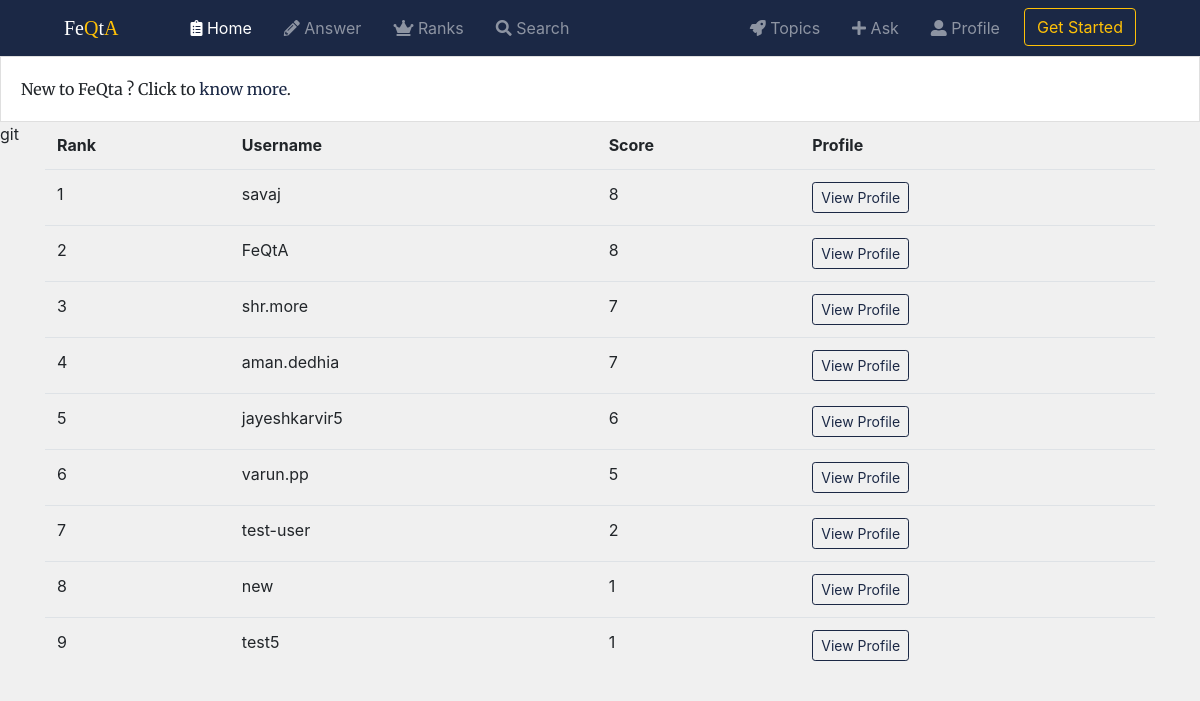
/FeQta/ranks/, run on an earlier commit of the app's database.
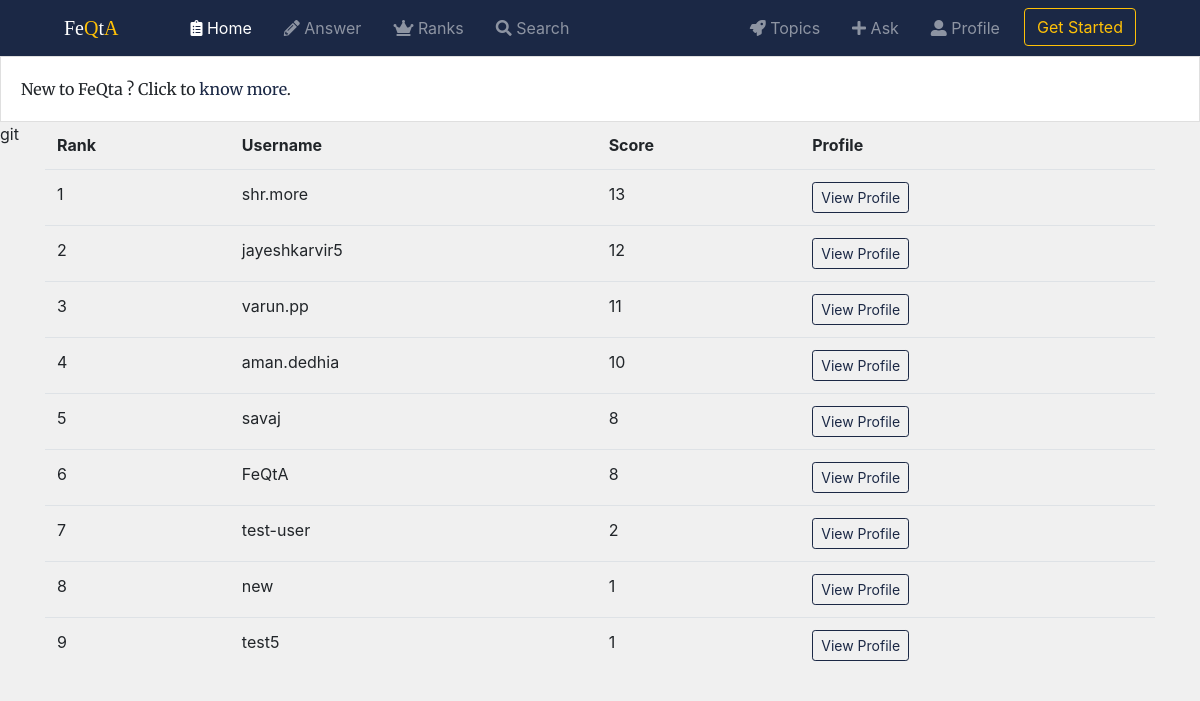
And on a later commit of the database.
### FeQta/models.py (models this page shows, shortened)
class Profile(models.Model):
    user = models.OneToOneField(User, on_delete=models.CASCADE)  # user.profile
    followers = models.ManyToManyField(User, related_name='is_following', blank=True)
    timestamp = models.DateTimeField(auto_now_add=True)
    updated = models.DateTimeField(auto_now=True)
    desc = models.TextField(max_length=200, blank=True, null=True)
    pic = models.FileField(null=True, blank=True)
    score = models.IntegerField(default=0,blank=True, null=True)
    objects = ProfileManager()
    class Meta:
        ordering = ['-score']

### FeQta/views.py (the view)
# urls.py: path('ranks/', views.RanksView.as_view(), name="ranks"),
class RanksView(TemplateView):
    template_name = 'FeQta/ranks.html'
    def get_context_data(self, *args, **kwargs):
        context = super(RanksView, self).get_context_data(*args, **kwargs)
        qs = Profile.objects.all()
        total = range(1,qs.count()+1)
        list = zip(qs, total)
        context['list'] = list
        return context

### FeQta/templates/FeQta/ranks.html (shortened to what this page needs)
{% extends "base.html" %}
{% block body %}
<table class="table table-hover">
    <tr>
        <th>Rank</th>
        <th>Username</th>
        <th>Score</th>
        <th>Profile</th>
    </tr>
    {% if list %}
        {% for profile,i in list %}
                <tr>
                    <td>{{ i }}</td>
                    <td>{{ profile.user.username }}</td>
                    <td>{{ profile.score }}</td>
                    <td><a href="{% url 'FeQta:profile_detail' profile.user.username %}"
                       class="btn btn-sm btn-outline-secondary follow-btn">View Profile</a></td>
                </tr>
        {% endfor %}
</table>
    {% else %}
        <p class='lead'>No Profiles Found</p>
    {% endif %}
{% endblock %}

What changed in the data, as far as the page shows it:
changed Profile "shr.more": i "3" → "1"; score "7" → "13"; moves up the list
changed Profile "jayeshkarvir5": i "5" → "2"; score "6" → "12"; moves up the list
changed Profile "varun.pp": i "6" → "3"; score "5" → "11"; moves up the list
changed Profile "aman.dedhia": score "7" → "10"; moves down the list
computed for Profile "savaj": user "1" → "5"
computed for Profile "FeQtA": id "2" → "6"
